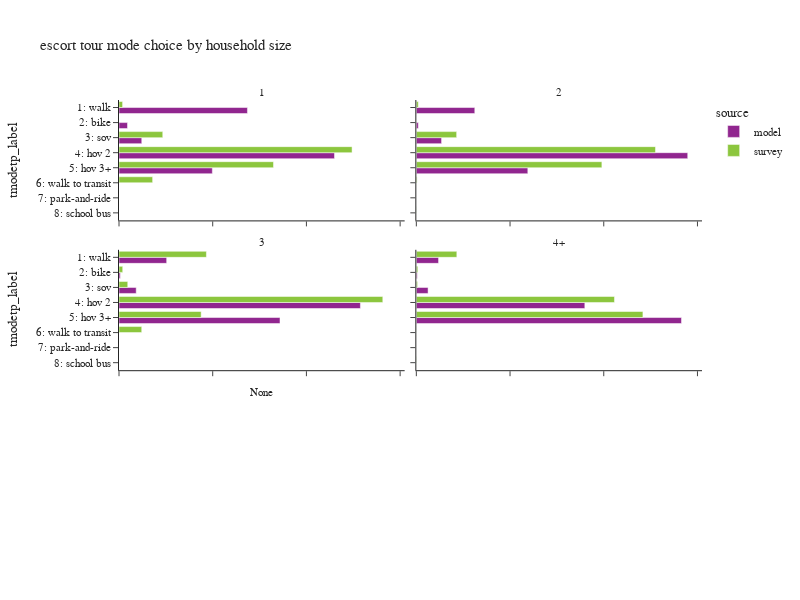

Notebook code for this chart:
### Code cell
plot_mode_choice(es_tour,"hhsize_4+",
                 {"hhsize_4+":["1","2","3","4+"],
                  "tmodetp_label":["1: walk","2: bike","3: sov","4: hov 2","5: hov 3+","6: walk to transit",
                                   "7: park-and-ride","8: school bus","9: other–survey only"]},
                 "household size",2,600)

### Figure 1 — Plotly figure (JSON) as saved in the notebook; plotly's stock layout.template omitted (floating-point values rounded to 4 significant figures)
{"data": [{"alignmentgroup": "True", "customdata": [[1], [9612], [635], [1703], [16126], [6985]], "hovertemplate": "source=model<br>hhsize_4+=1<br>percentage=%{x}<br>tmodetp_label=%{y}<br>sample_count=%{customdata[0]}<extra></extra>", "legendgroup": "model", "marker": {"color": "#91268F", "pattern": {"shape": ""}}, "name": "model", "offsetgroup": "model", "orientation": "h", "showlegend": true, "textposition": "auto", "type": "bar", "x": [2.852e-05, 0.2741, 0.01811, 0.04857, 0.4599, 0.1992], "xaxis": "x5", "y": [null, "1: walk", "2: bike", "3: sov", "4: hov 2", "5: hov 3+"], "yaxis": "y5"}, {"alignmentgroup": "True", "customdata": [[1], [14003], [472], [6046], [65005], [26704]], "hovertemplate": "source=model<br>hhsize_4+=2<br>percentage=%{x}<br>tmodetp_label=%{y}<br>sample_count=%{customdata[0]}<extra></extra>", "legendgroup": "model", "marker": {"color": "#91268F", "pattern": {"shape": ""}}, "name": "model", "offsetgroup": "model", "orientation": "h", "showlegend": false, "textposition": "auto", "type": "bar", "x": [8.91e-06, 0.1248, 0.004206, 0.05387, 0.5792, 0.2379], "xaxis": "x6", "y": [null, "1: walk", "2: bike", "3: sov", "4: hov 2", "5: hov 3+"], "yaxis": "y6"}, {"alignmentgroup": "True", "customdata": [[12009], [322], [4334], [60817], [40562]], "hovertemplate": "source=model<br>hhsize_4+=3<br>percentage=%{x}<br>tmodetp_label=%{y}<br>sample_count=%{customdata[0]}<extra></extra>", "legendgroup": "model", "marker": {"color": "#91268F", "pattern": {"shape": ""}}, "name": "model", "offsetgroup": "model", "orientation": "h", "showlegend": false, "textposition": "auto", "type": "bar", "x": [0.1017, 0.002728, 0.03672, 0.5152, 0.3436], "xaxis": "x3", "y": ["1: walk", "2: bike", "3: sov", "4: hov 2", "5: hov 3+"], "yaxis": "y3"}, {"alignmentgroup": "True", "customdata": [[8], [17017], [682], [8995], [129052], [203097]], "hovertemplate": "source=model<br>hhsize_4+=4+<br>percentage=%{x}<br>tmodetp_label=%{y}<br>sample_count=%{customdata[0]}<extra></extra>", "legendgroup": "model", "marker": {"color": "#91268F", "pattern": {"shape": ""}}, "name": "model", "offsetgroup": "model", "orientation": "h", "showlegend": false, "textposition": "auto", "type": "bar", "x": [2.229e-05, 0.04742, 0.001901, 0.02507, 0.3596, 0.566], "xaxis": "x4", "y": [null, "1: walk", "2: bike", "3: sov", "4: hov 2", "5: hov 3+"], "yaxis": "y4"}, {"alignmentgroup": "True", "customdata": [[4], [6], [19], [1], [3]], "hovertemplate": "source=survey<br>hhsize_4+=1<br>percentage=%{x}<br>tmodetp_label=%{y}<br>sample_count=%{customdata[0]}<extra></extra>", "legendgroup": "survey", "marker": {"color": "#8CC63E", "pattern": {"shape": ""}}, "name": "survey", "offsetgroup": "survey", "orientation": "h", "showlegend": true, "textposition": "auto", "type": "bar", "x": [0.007656, 0.09339, 0.4974, 0.3297, 0.07177], "xaxis": "x5", "y": ["1: walk", "3: sov", "4: hov 2", "5: hov 3+", "6: walk to transit"], "yaxis": "y5"}, {"alignmentgroup": "True", "customdata": [[2], [7], [16], [82], [29], [3], [1]], "hovertemplate": "source=survey<br>hhsize_4+=2<br>percentage=%{x}<br>tmodetp_label=%{y}<br>sample_count=%{customdata[0]}<extra></extra>", "legendgroup": "survey", "marker": {"color": "#8CC63E", "pattern": {"shape": ""}}, "name": "survey", "offsetgroup": "survey", "orientation": "h", "showlegend": false, "textposition": "auto", "type": "bar", "x": [0.001296, 0.004195, 0.08604, 0.5105, 0.396, 0.001587, 0.0004008], "xaxis": "x6", "y": [null, "1: walk", "3: sov", "4: hov 2", "5: hov 3+", "6: walk to transit", "8: school bus"], "yaxis": "y6"}, {"alignmentgroup": "True", "customdata": [[22], [8], [4], [77], [35], [3]], "hovertemplate": "source=survey<br>hhsize_4+=3<br>percentage=%{x}<br>tmodetp_label=%{y}<br>sample_count=%{customdata[0]}<extra></extra>", "legendgroup": "survey", "marker": {"color": "#8CC63E", "pattern": {"shape": ""}}, "name": "survey", "offsetgroup": "survey", "orientation": "h", "showlegend": false, "textposition": "auto", "type": "bar", "x": [0.1865, 0.007923, 0.01867, 0.563, 0.1753, 0.04849], "xaxis": "x3", "y": ["1: walk", "2: bike", "3: sov", "4: hov 2", "5: hov 3+", "6: walk to transit"], "yaxis": "y3"}, {"alignmentgroup": "True", "customdata": [[1], [47], [3], [3], [111], [164], [1], [2]], "hovertemplate": "source=survey<br>hhsize_4+=4+<br>percentage=%{x}<br>tmodetp_label=%{y}<br>sample_count=%{customdata[0]}<extra></extra>", "legendgroup": "survey", "marker": {"color": "#8CC63E", "pattern": {"shape": ""}}, "name": "survey", "offsetgroup": "survey", "orientation": "h", "showlegend": false, "textposition": "auto", "type": "bar", "x": [0.0004811, 0.08644, 0.003149, 0.002632, 0.4229, 0.4836, 0.0002367, 0.0005707], "xaxis": "x4", "y": [null, "1: walk", "2: bike", "3: sov", "4: hov 2", "5: hov 3+", "6: walk to transit", "8: school bus"], "yaxis": "y4"}], "layout": {"annotations": [{"font": {}, "showarrow": false, "text": "None", "x": 0.245, "xanchor": "center", "xref": "paper", "y": 0.2867, "yanchor": "bottom", "yref": "paper"}, {"font": {}, "showarrow": false, "text": "3", "x": 0.245, "xanchor": "center", "xref": "paper", "y": 0.6433, "yanchor": "bottom", "yref": "paper"}, {"font": {}, "showarrow": false, "text": "4+", "x": 0.755, "xanchor": "center", "xref": "paper", "y": 0.6433, "yanchor": "bottom", "yref": "paper"}, {"font": {}, "showarrow": false, "text": "1", "x": 0.245, "xanchor": "center", "xref": "paper", "y": 1.0, "yanchor": "bottom", "yref": "paper"}, {"font": {}, "showarrow": false, "text": "2", "x": 0.755, "xanchor": "center", "xref": "paper", "y": 1.0, "yanchor": "bottom", "yref": "paper"}], "barmode": "group", "height": 600, "legend": {"title": {"text": "source"}, "tracegroupgap": 0}, "title": {"text": "escort tour mode choice by household size"}, "width": 800, "xaxis": {"anchor": "y", "domain": [0, 0.49], "tickformat": ".1%", "title": {"text": "percentage"}}, "xaxis2": {"anchor": "y2", "domain": [0.51, 1], "matches": "x", "tickformat": ".1%", "title": {"text": "percentage"}}, "xaxis3": {"anchor": "y3", "domain": [0, 0.49], "matches": "x", "showticklabels": false, "tickformat": ".1%"}, "xaxis4": {"anchor": "y4", "domain": [0.51, 1], "matches": "x", "showticklabels": false, "tickformat": ".1%"}, "xaxis5": {"anchor": "y5", "domain": [0, 0.49], "matches": "x", "showticklabels": false, "tickformat": ".1%"}, "xaxis6": {"anchor": "y6", "domain": [0.51, 1], "matches": "x", "showticklabels": false, "tickformat": ".1%"}, "yaxis": {"anchor": "x", "categoryarray": ["9: other–survey only", "8: school bus", "7: park-and-ride", "6: walk to transit", "5: hov 3+", "4: hov 2", "3: sov", "2: bike", "1: walk"], "categoryorder": "array", "domain": [0, 0.2867], "title": {"text": "tmodetp_label"}}, "yaxis2": {"anchor": "x2", "domain": [0, 0.2867], "matches": "y", "showticklabels": false}, "yaxis3": {"anchor": "x3", "categoryarray": ["9: other–survey only", "8: school bus", "7: park-and-ride", "6: walk to transit", "5: hov 3+", "4: hov 2", "3: sov", "2: bike", "1: walk"], "categoryorder": "array", "domain": [0.3567, 0.6433], "matches": "y", "title": {"text": "tmodetp_label"}}, "yaxis4": {"anchor": "x4", "domain": [0.3567, 0.6433], "matches": "y", "showticklabels": false}, "yaxis5": {"anchor": "x5", "categoryarray": ["9: other–survey only", "8: school bus", "7: park-and-ride", "6: walk to transit", "5: hov 3+", "4: hov 2", "3: sov", "2: bike", "1: walk"], "categoryorder": "array", "domain": [0.7133, 1.0], "matches": "y", "title": {"text": "tmodetp_label"}}, "yaxis6": {"anchor": "x6", "domain": [0.7133, 1.0], "matches": "y", "showticklabels": false}}}
